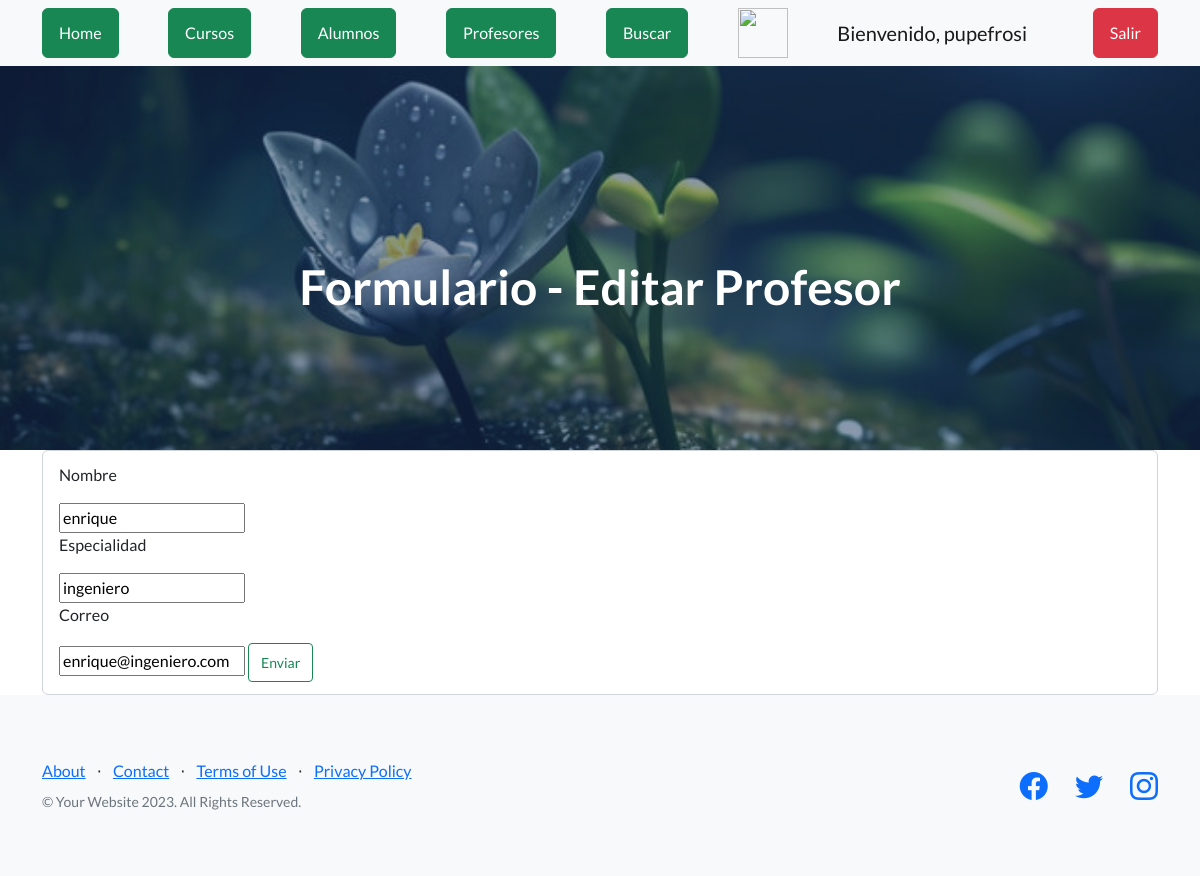
The page /AppCoder/editar_profesor/1 (signed in) on the database as committed earlier.
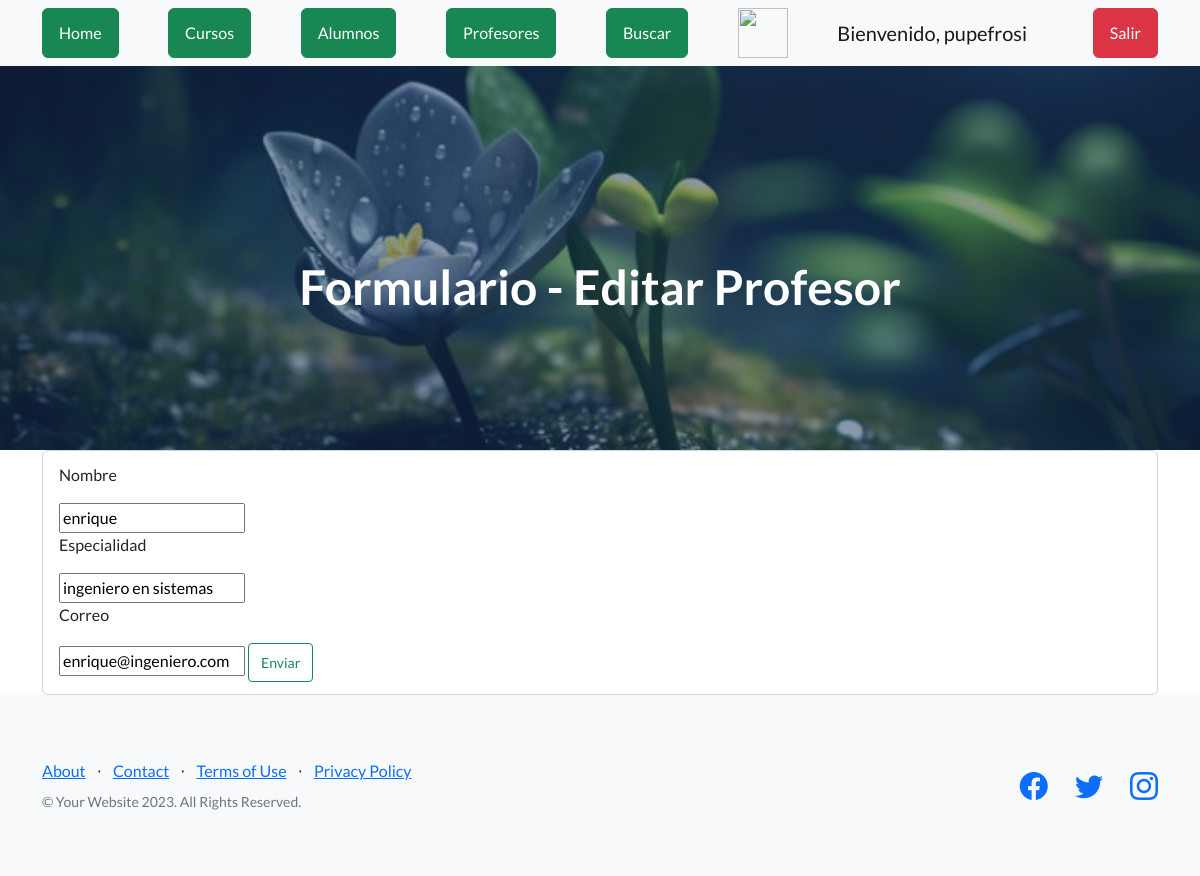
The same page on the database as committed later.
### AppCoder/models.py (models this page shows, shortened)
class Profesor(models.Model):
    nombre = models.CharField(max_length=100)
    especialidad = models.CharField(max_length=100)
    correo = models.EmailField()

### AppCoder/views.py (the view)
# urls.py: path("editar_profesor/<int:id>", views.editar_profesor, name="editar_profesor"),
@login_required
def editar_profesor(request, id):
    profesor = Profesor.objects.get(id=id)
    if request.method == "POST":
        mi_formulario = Profesor_formulario( request.POST )
        if mi_formulario.is_valid():
            datos = mi_formulario.cleaned_data
            profesor.nombre = datos["nombre"]
            profesor.especialidad = datos["especialidad"]
            profesor.correo = datos["correo"]
            profesor.save()
        profesor = Profesor.objects.all()
        return render(request, "profesores.html", {"profesores":profesor})
    else:
        mi_formulario = Profesor_formulario(initial={"nombre":profesor.nombre, "especialidad":profesor.especialidad, "correo":profesor.correo})
    avatares = Avatar.objects.filter(user=request.user.id)
    return render(request, "editar_profesor.html", {"mi_formulario":mi_formulario, "profesores":profesor, 'url': avatares[0].imagen.url if avatares.exists() else None})

### AppCoder/forms.py
class Profesor_formulario(forms.Form):
    nombre = forms.CharField(max_length=100)
    especialidad = forms.CharField(max_length=100)
    correo = forms.EmailField()

### AppCoder/template/editar_profesor.html (shortened to what this page needs)
{% extends 'padre.html' %}
{% load static %}
{% block h1 %} Formulario - Editar Profesor {% endblock %}
{% block contenido %}
    <main class="container-lg">
        <form class="form-control" action="{% url 'editar_profesor' profesor.id %}" method="POST">
            <p>Nombre</p>
            {{mi_formulario.nombre}}
            <p>Especialidad</p>
            {{mi_formulario.especialidad}}
            <p>Correo</p>
            {{mi_formulario.correo}}
            <button class="btn btn-outline-success btn-sm">Enviar</button>
        </form>
    </main>
{% endblock %}

Rows that differ between the two databases and show on the page:
changed Profesor "enrique": especialidad "ingeniero" → "ingeniero en sistemas"
